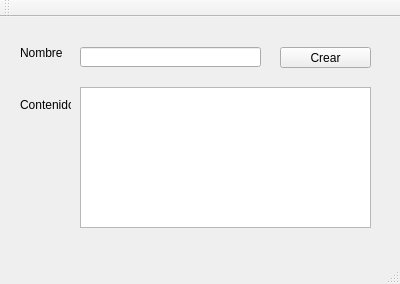
<?xml version="1.0" encoding="UTF-8"?>
<ui version="4.0">
 <class>MainWindow</class>
 <widget class="QMainWindow" name="MainWindow">
  <property name="geometry">
   <rect>
    <x>0</x>
    <y>0</y>
    <width>400</width>
    <height>284</height>
   </rect>
  </property>
  <property name="windowTitle">
   <string>MainWindow</string>
  </property>
  <widget class="QWidget" name="centralWidget">
   <widget class="QLabel" name="label">
    <property name="geometry">
     <rect>
      <x>20</x>
      <y>30</y>
      <width>45</width>
      <height>11</height>
     </rect>
    </property>
    <property name="text">
     <string>Nombre</string>
    </property>
   </widget>
   <widget class="QLabel" name="label_2">
    <property name="geometry">
     <rect>
      <x>20</x>
      <y>80</y>
      <width>51</width>
      <height>16</height>
     </rect>
    </property>
    <property name="text">
     <string>Contenido</string>
    </property>
   </widget>
   <widget class="QLineEdit" name="TextoNombre">
    <property name="geometry">
     <rect>
      <x>80</x>
      <y>30</y>
      <width>181</width>
      <height>20</height>
     </rect>
    </property>
   </widget>
   <widget class="QPlainTextEdit" name="TextoArchivo">
    <property name="geometry">
     <rect>
      <x>80</x>
      <y>70</y>
      <width>291</width>
      <height>141</height>
     </rect>
    </property>
   </widget>
   <widget class="QPushButton" name="pushButton">
    <property name="geometry">
     <rect>
      <x>280</x>
      <y>30</y>
      <width>91</width>
      <height>21</height>
     </rect>
    </property>
    <property name="text">
     <string>Crear</string>
    </property>
   </widget>
   <widget class="QLabel" name="label_3">
    <property name="geometry">
     <rect>
      <x>80</x>
      <y>220</y>
      <width>291</width>
      <height>16</height>
     </rect>
    </property>
    <property name="text">
     <string/>
    </property>
   </widget>
  </widget>
  <widget class="QMenuBar" name="menuBar">
   <property name="geometry">
    <rect>
     <x>0</x>
     <y>0</y>
     <width>400</width>
     <height>16</height>
    </rect>
   </property>
  </widget>
  <widget class="QToolBar" name="mainToolBar">
   <attribute name="toolBarArea">
    <enum>TopToolBarArea</enum>
   </attribute>
   <attribute name="toolBarBreak">
    <bool>false</bool>
   </attribute>
  </widget>
  <widget class="QStatusBar" name="statusBar"/>
 </widget>
 <layoutdefault spacing="6" margin="11"/>
 <resources/>
 <connections/>
</ui>
